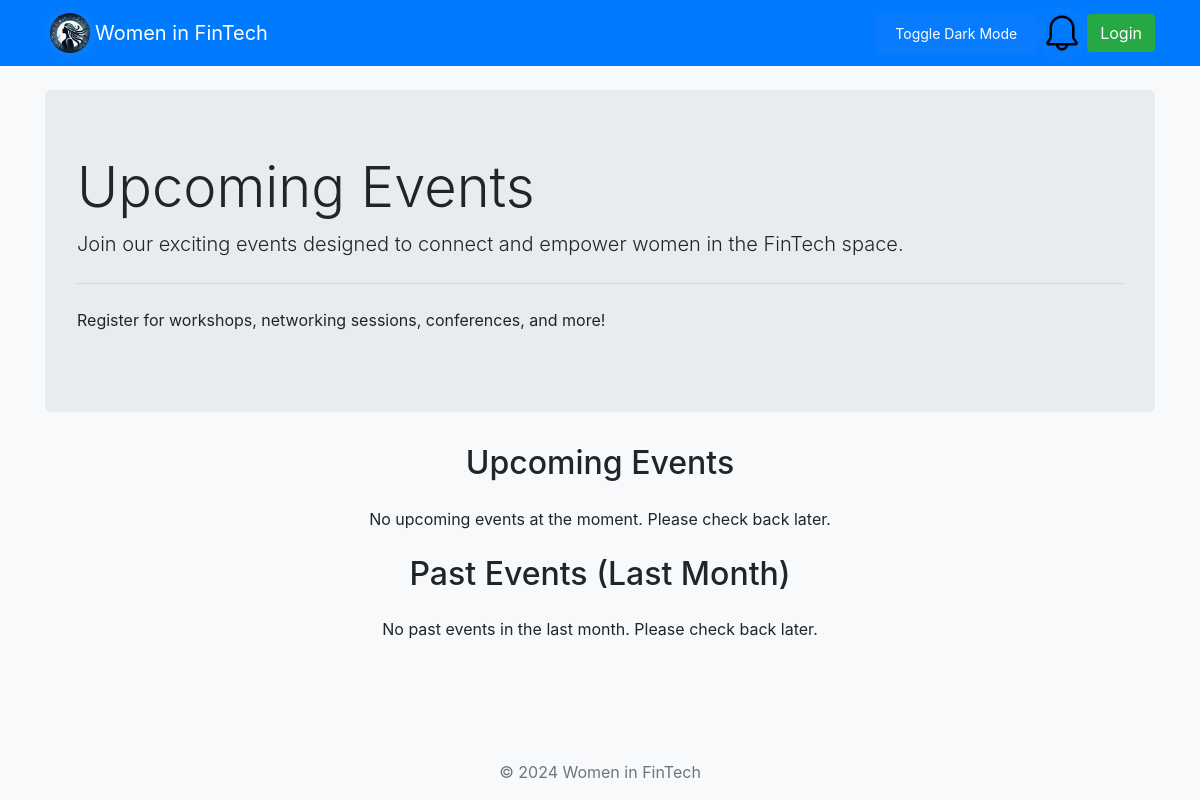
/events.php, run on an earlier commit of the app's database.
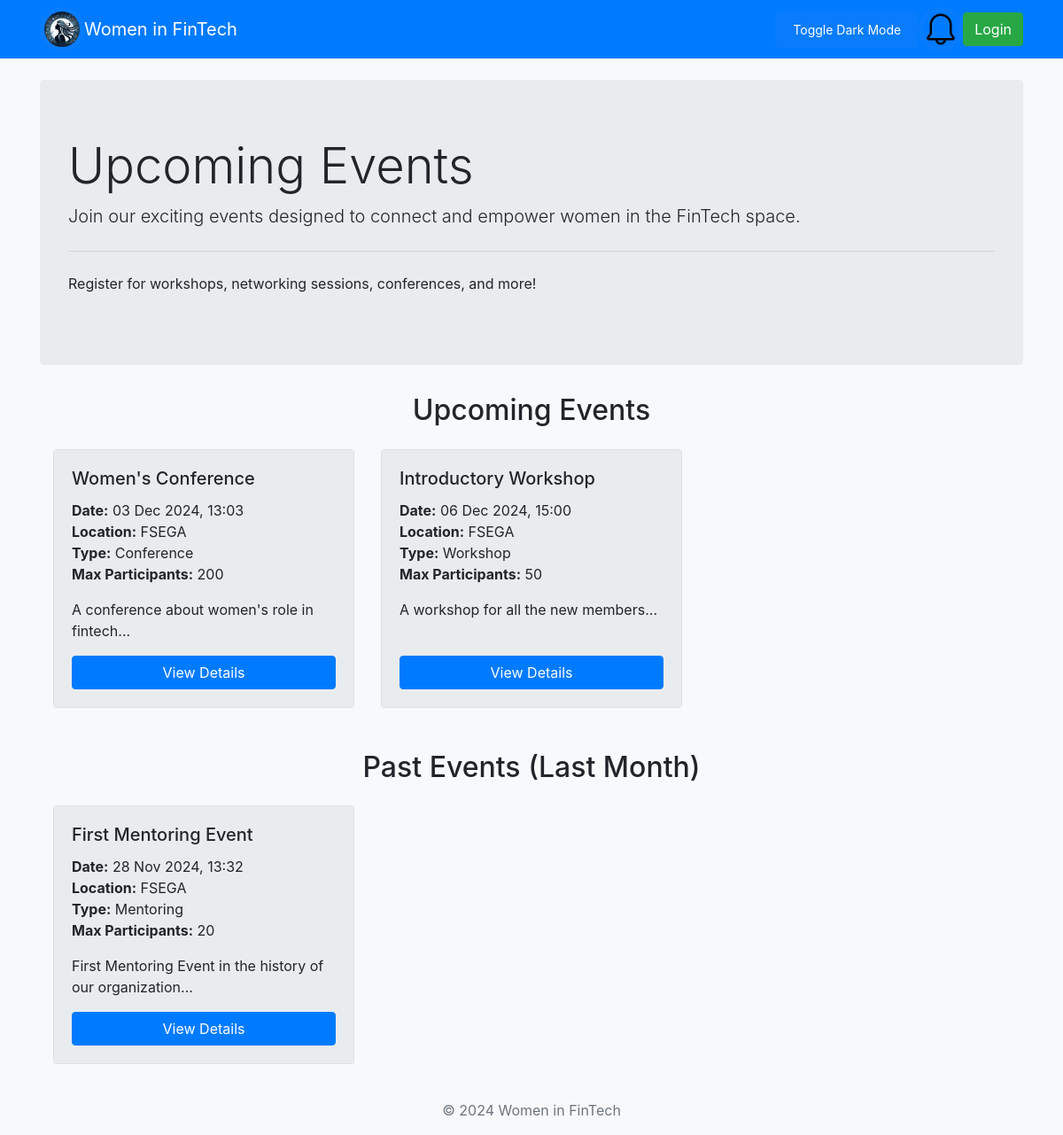
And on a later commit of the database.
### tables this page shows
CREATE TABLE `events` (
  `id` int(11) NOT NULL,
  `title` varchar(255) NOT NULL,
  `description` text DEFAULT NULL,
  `event_date` datetime NOT NULL,
  `location` varchar(255) DEFAULT NULL,
  `event_type` enum('workshop','mentoring','networking','conference') DEFAULT NULL,
  `max_participants` int(11) DEFAULT NULL,
  `created_by` int(11) DEFAULT NULL,
  `created_at` timestamp NOT NULL DEFAULT current_timestamp()
);

### events.php (the view)
<?php
include_once "includes/header.php";
$query_upcoming = "SELECT id, title, description, event_date, location, event_type, max_participants FROM events WHERE event_date >= NOW() ORDER BY event_date ASC";
$stmt_upcoming = $db->prepare($query_upcoming);
$stmt_upcoming->execute();
$events_upcoming = $stmt_upcoming->fetchAll(PDO::FETCH_ASSOC);
$query_past = "SELECT id, title, description, event_date, location, event_type, max_participants FROM events WHERE event_date < NOW() AND event_date >= DATE_SUB(NOW(), INTERVAL 1 MONTH) ORDER BY event_date DESC";
$stmt_past = $db->prepare($query_past);
$stmt_past->execute();
$events_past = $stmt_past->fetchAll(PDO::FETCH_ASSOC);
?>
<div class="jumbotron">
    <h1 class="display-4">Upcoming Events</h1>
    <p class="lead">Join our exciting events designed to connect and empower women in the FinTech space.</p>
    <hr class="my-4">
    <p>Register for workshops, networking sessions, conferences, and more!</p>
</div>
<div class="container mt-4">
    <h2 class="text-center mb-4">Upcoming Events</h2>
    <?php if (!empty($events_upcoming)): ?>
        <div class="row">
            <?php foreach ($events_upcoming as $event): ?>
                <div class="col-md-4 mb-4">
                    <div class="card h-100 d-flex flex-column">
                        <div class="card-body d-flex flex-column">
                            <h5 class="card-title"><?php echo htmlspecialchars($event['title']); ?></h5>
                            <p class="card-text">
                                <strong>Date:</strong> <?php echo date('d M Y, H:i', strtotime($event['event_date'])); ?><br>
                                <strong>Location:</strong> <?php echo htmlspecialchars($event['location']); ?><br>
                                <strong>Type:</strong> <?php echo ucfirst($event['event_type']); ?><br>
                                <strong>Max Participants:</strong> <?php echo $event['max_participants']; ?>
                            </p>
                            <p class="card-text">
                                <?php echo nl2br(htmlspecialchars(substr($event['description'], 0, 100))); ?>...
                            </p>
                            <div class="mt-auto">
                                <a href="event_details.php?id=<?php echo $event['id']; ?>" class="btn btn-primary btn-block">View Details</a>
                            </div>
                        </div>
                    </div>
                </div>
            <?php endforeach; ?>
        </div>
    <?php else: ?>
        <p class="text-center">No upcoming events at the moment. Please check back later.</p>
    <?php endif; ?>
</div>
<div class="container mt-4">
    <h2 class="text-center mb-4">Past Events (Last Month)</h2>
    <?php if (!empty($events_past)): ?>
        <div class="row">
            <?php foreach ($events_past as $event): ?>
                <div class="col-md-4 mb-4">
                    <div class="card h-100 d-flex flex-column">
                        <div class="card-body d-flex flex-column">
                            <h5 class="card-title"><?php echo htmlspecialchars($event['title']); ?></h5>
                            <p class="card-text">
                                <strong>Date:</strong> <?php echo date('d M Y, H:i', strtotime($event['event_date'])); ?><br>
                                <strong>Location:</strong> <?php echo htmlspecialchars($event['location']); ?><br>
                                <strong>Type:</strong> <?php echo ucfirst($event['event_type']); ?><br>
                                <strong>Max Participants:</strong> <?php echo $event['max_participants']; ?>
                            </p>
                            <p class="card-text">
                                <?php echo nl2br(htmlspecialchars(substr($event['description'], 0, 100))); ?>...
                            </p>
                            <div class="mt-auto">
                                <a href="event_details.php?id=<?php echo $event['id']; ?>" class="btn btn-primary btn-block">View Details</a>
                            </div>
                        </div>
                    </div>
                </div>
            <?php endforeach; ?>
        </div>
    <?php else: ?>
        <p class="text-center">No past events in the last month. Please check back later.</p>
    <?php endif; ?>
</div>
<?php
include_once "includes/footer.php";
?>

### includes/header.php (shortened to what this page needs)
<!DOCTYPE html>
<html lang="ro">
<head>
    <link rel="stylesheet"
          href="https://stackpath.bootstrapcdn.com/bootstrap/4.5.2/css/bootstrap.min.css">
    <link rel="stylesheet" href="css/style.css">
</head>
<body class="bg-light">
<nav class="navbar navbar-expand-lg navbar-dark bg-primary">
    <div class="container">
        <img class="logo" src="logo.png" style="width: 50px; height: auto; border-radius: 50%; border: 5px solid #087cfc;">
        <a class="navbar-brand" href="<?php echo isset($_SESSION['user']) ? 'dashboard.php' : 'index.php'; ?>">Women in FinTech</a>
        <input onclick="darkMode()" id="darkButton" class="btn btn-primary" type="button" value="Toggle Dark Mode">
        <div class="dropdown">
            <img class="pfp dropdown-toggle" id="notificationBell" data-toggle="dropdown" aria-haspopup="true" aria-expanded="false"
                 src="resources/bell.png" style="width: 50px; height: 50px; border-radius: 50%; border: 5px solid #087cfc; cursor: pointer;">
        </div>
        <div class="ml-auto">
            <?php if (isset($_SESSION['user'])): ?>
                <a href="logout.php" class="btn btn-danger">Logout</a>
            <?php else: ?>
                <a href="login.php" class="btn btn-success">Login</a>
            <?php endif; ?>
    </div>
</nav>
<div class="container mt-4">

### includes/footer.php (shortened to what this page needs)
</div>
<footer class="footer mt-auto py-3 bg-light" id="fter">
    <div class="container text-center">
        <span class="text-muted">© 2024 Women in FinTech </span>
    </div>
</footer>
</body>
</html>

### css/style.css (style rules this page uses)
body { min-height: 100vh; display: flex; flex-direction: column; }
.footer { margin-top: auto; }
.card-body { background-color: #e9ecef; }
.logo { border-radius: 50%; }
#darkButton { float: right; background-color: #087cfc; color: white; border: none; padding: 10px 20px; border-radius: 5px; cursor: pointer; font-size: 14px; }

What changed in the data, as far as the page shows it:
added events: title "Women's Conference", event_date "03 Dec 2024, 13:03", location "FSEGA", event_type "Conference", max_participants "200", description "A conference about women's role in fintech", shown under "Upcoming Events"
added events: title "Introductory Workshop", event_date "06 Dec 2024, 15:00", location "FSEGA", event_type "Workshop", max_participants "50", description "A workshop for all the new members", shown under "Upcoming Events"
added events: title "First Mentoring Event", event_date "28 Nov 2024, 13:32", location "FSEGA", event_type "Mentoring", max_participants "20", description "First Mentoring Event in the history of our organization", shown under "Past Events (Last Month)"
Also different on the page:
text no longer shown: "No upcoming events at the moment. Please check back later. No past events in the last month. Please check back later."
